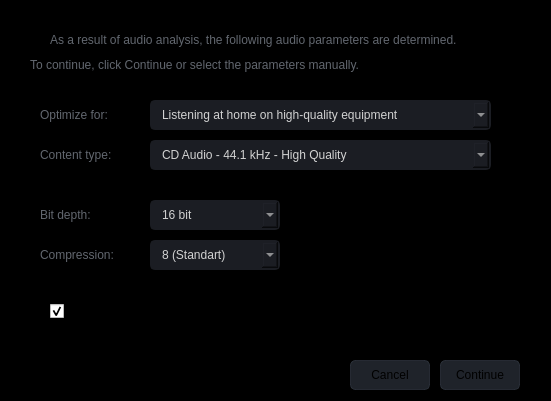
<?xml version="1.0" encoding="UTF-8"?>
<ui version="4.0">
 <class>SmartSettings</class>
 <widget class="QDialog" name="SmartSettings">
  <property name="windowModality">
   <enum>Qt::WindowModal</enum>
  </property>
  <property name="geometry">
   <rect>
    <x>0</x>
    <y>0</y>
    <width>551</width>
    <height>401</height>
   </rect>
  </property>
  <property name="minimumSize">
   <size>
    <width>551</width>
    <height>401</height>
   </size>
  </property>
  <property name="maximumSize">
   <size>
    <width>551</width>
    <height>401</height>
   </size>
  </property>
  <property name="windowTitle">
   <string>Smartsettings</string>
  </property>
  <property name="windowIcon">
   <iconset resource="files.qrc">
    <normaloff>:/20x20/icons/20x20/cil-chart-line.png</normaloff>:/20x20/icons/20x20/cil-chart-line.png</iconset>
  </property>
  <widget class="QFrame" name="frame_main">
   <property name="geometry">
    <rect>
     <x>0</x>
     <y>0</y>
     <width>551</width>
     <height>401</height>
    </rect>
   </property>
   <property name="minimumSize">
    <size>
     <width>0</width>
     <height>0</height>
    </size>
   </property>
   <property name="maximumSize">
    <size>
     <width>16777215</width>
     <height>800</height>
    </size>
   </property>
   <property name="styleSheet">
    <string notr="true">QFrame{
	background-color: rgb(0, 0, 0);
}

/* LINE EDIT */
QLineEdit {
	color: rgb(98, 103, 111);	
	background-color: rgb(27, 29, 35);
	border-radius: 5px;
	border: 2px solid rgb(27, 29, 35);
	padding-left: 10px;
}
QLineEdit:disabled {
	color: rgb(98, 103, 111);	
	background-color: rgb(27, 29, 35);
	border-radius: 5px;
	border: 2px solid rgb(27, 29, 35);
	padding-left: 10px;
}
QLineEdit:hover {
	border: 2px solid rgb(64, 71, 88);
}
QLineEdit:focus {
	border: 2px solid rgb(91, 101, 124);
}


/* SCROLL BARS */
QScrollBar:horizontal {
    border: none;
    background: rgb(52, 59, 72);
    height: 14px;
    margin: 0px 21px 0 21px;
	border-radius: 0px;
}
QScrollBar::handle:horizontal {
    background: rgb(85, 170, 255);
    min-width: 25px;
	border-radius: 7px
}
QScrollBar::add-line:horizontal {
    border: none;
    background: rgb(55, 63, 77);
    width: 20px;
	border-top-right-radius: 7px;
    border-bottom-right-radius: 7px;
    subcontrol-position: right;
    subcontrol-origin: margin;
}
QScrollBar::sub-line:horizontal {
    border: none;
    background: rgb(55, 63, 77);
    width: 20px;
	border-top-left-radius: 7px;
    border-bottom-left-radius: 7px;
    subcontrol-position: left;
    subcontrol-origin: margin;
}
QScrollBar::up-arrow:horizontal, QScrollBar::down-arrow:horizontal
{
     background: none;
}
QScrollBar::add-page:horizontal, QScrollBar::sub-page:horizontal
{
     background: none;
}
 QScrollBar:vertical {
	border: none;
    background: rgb(52, 59, 72);
    width: 14px;
    margin: 21px 0 21px 0;
	border-radius: 0px;
 }
 QScrollBar::handle:vertical {	
	background: rgb(85, 170, 255);
    min-height: 25px;
	border-radius: 7px
 }
 QScrollBar::add-line:vertical {
     border: none;
    background: rgb(55, 63, 77);
     height: 20px;
	border-bottom-left-radius: 7px;
    border-bottom-right-radius: 7px;
     subcontrol-position: bottom;
     subcontrol-origin: margin;
 }
 QScrollBar::sub-line:vertical {
	border: none;
    background: rgb(55, 63, 77);
     height: 20px;
	border-top-left-radius: 7px;
    border-top-right-radius: 7px;
     subcontrol-position: top;
     subcontrol-origin: margin;
 }
 QScrollBar::up-arrow:vertical, QScrollBar::down-arrow:vertical {
     background: none;
 }

 QScrollBar::add-page:vertical, QScrollBar::sub-page:vertical {
     background: none;
 }


/* COMBOBOX */
QComboBox{
	color: rgb(210, 210, 210);
	background-color: rgb(27, 29, 35);
	border-radius: 5px;
	border: 2px solid rgb(27, 29, 35);
	padding: 5px;
	padding-left: 10px;
}
QComboBox:disabled{
	color: rgb(98, 103, 111);
	background-color: rgb(27, 29, 35);
	border-radius: 5px;
	border: 2px solid rgb(27, 29, 35);
	padding: 5px;
	padding-left: 10px;
}
QComboBox:hover{
	border: 2px solid rgb(64, 71, 88);
}
QComboBox::drop-down {
	subcontrol-origin: padding;
	subcontrol-position: top right;
	width: 25px; 
	border-left-width: 3px;
	border-left-color: rgba(39, 44, 54, 150);
	border-left-style: solid;
	border-top-right-radius: 3px;
	border-bottom-right-radius: 3px;	
	background-image: url(:/16x16/icons/16x16/cil-arrow-bottom.png);
	background-position: center;
	background-repeat: no-reperat;
 }
QComboBox QAbstractItemView {
	color: rgb(85, 170, 255);	
	background-color: rgb(27, 29, 35);
	padding: 10px;
	selection-background-color: rgb(39, 44, 54);
}

/* SLIDERS */
QSlider::groove:horizontal {
    border-radius: 9px;
    height: 18px;
	margin: 0px;
	background-color: rgb(52, 59, 72);
}
QSlider::groove:horizontal:hover {
	background-color: rgb(55, 62, 76);
}
QSlider::handle:horizontal {
    background-color: rgb(85, 170, 255);
    border: none;
    height: 18px;
    width: 18px;
    margin: 0px;
	border-radius: 9px;
}
QSlider::handle:horizontal:hover {
    background-color: rgb(105, 180, 255);
}
QSlider::handle:horizontal:pressed {
    background-color: rgb(65, 130, 195);
}

QSlider::groove:vertical {
    border-radius: 9px;
    width: 18px;
    margin: 0px;
	background-color: rgb(52, 59, 72);
}
QSlider::groove:vertical:hover {
	background-color: rgb(55, 62, 76);
}
QSlider::handle:vertical {
    background-color: rgb(85, 170, 255);
	border: none;
    height: 18px;
    width: 18px;
    margin: 0px;
	border-radius: 9px;
}
QSlider::handle:vertical:hover {
    background-color: rgb(105, 180, 255);
}
QSlider::handle:vertical:pressed {
    background-color: rgb(65, 130, 195);
}</string>
   </property>
   <property name="frameShape">
    <enum>QFrame::NoFrame</enum>
   </property>
   <property name="frameShadow">
    <enum>QFrame::Raised</enum>
   </property>
   <widget class="QPushButton" name="pushButton_10">
    <property name="enabled">
     <bool>true</bool>
    </property>
    <property name="geometry">
     <rect>
      <x>440</x>
      <y>360</y>
      <width>80</width>
      <height>30</height>
     </rect>
    </property>
    <property name="sizePolicy">
     <sizepolicy hsizetype="Fixed" vsizetype="Fixed">
      <horstretch>0</horstretch>
      <verstretch>0</verstretch>
     </sizepolicy>
    </property>
    <property name="minimumSize">
     <size>
      <width>80</width>
      <height>30</height>
     </size>
    </property>
    <property name="font">
     <font>
      <pointsize>9</pointsize>
     </font>
    </property>
    <property name="styleSheet">
     <string notr="true">QPushButton {
	border: 1px solid rgba(52, 59, 72, 150);
	border-radius: 5px;	
	background-color: rgba(52, 59, 72, 150);
}
QPushButton:hover {
	background-color: rgb(57, 65, 80);
	border: 1px solid rgb(61, 70, 86);
}
QPushButton:pressed {	
	background-color: rgb(35, 40, 49);
	border: 1px solid rgb(43, 50, 61);
}</string>
    </property>
    <property name="text">
     <string>Continue</string>
    </property>
   </widget>
   <widget class="QPushButton" name="pushButton_11">
    <property name="enabled">
     <bool>true</bool>
    </property>
    <property name="geometry">
     <rect>
      <x>350</x>
      <y>360</y>
      <width>80</width>
      <height>30</height>
     </rect>
    </property>
    <property name="sizePolicy">
     <sizepolicy hsizetype="Fixed" vsizetype="Fixed">
      <horstretch>0</horstretch>
      <verstretch>0</verstretch>
     </sizepolicy>
    </property>
    <property name="minimumSize">
     <size>
      <width>80</width>
      <height>30</height>
     </size>
    </property>
    <property name="font">
     <font>
      <pointsize>9</pointsize>
     </font>
    </property>
    <property name="styleSheet">
     <string notr="true">QPushButton {
	border: 1px solid rgba(52, 59, 72, 150);
	border-radius: 5px;	
	background-color: rgba(52, 59, 72, 150);
}
QPushButton:hover {
	background-color: rgb(57, 65, 80);
	border: 1px solid rgb(61, 70, 86);
}
QPushButton:pressed {	
	background-color: rgb(35, 40, 49);
	border: 1px solid rgb(43, 50, 61);
}</string>
    </property>
    <property name="text">
     <string>Cancel</string>
    </property>
   </widget>
   <widget class="QLabel" name="label_credits_9">
    <property name="geometry">
     <rect>
      <x>50</x>
      <y>19</y>
      <width>491</width>
      <height>41</height>
     </rect>
    </property>
    <property name="styleSheet">
     <string notr="true">color: rgb(98, 103, 111);</string>
    </property>
    <property name="text">
     <string>As a result of audio analysis, the following audio parameters are determined.</string>
    </property>
   </widget>
   <widget class="QLabel" name="label_credits_10">
    <property name="geometry">
     <rect>
      <x>30</x>
      <y>50</y>
      <width>491</width>
      <height>30</height>
     </rect>
    </property>
    <property name="styleSheet">
     <string notr="true">color: rgb(98, 103, 111);</string>
    </property>
    <property name="text">
     <string>To continue, click Continue or select the parameters manually.</string>
    </property>
   </widget>
   <widget class="QLabel" name="label">
    <property name="enabled">
     <bool>true</bool>
    </property>
    <property name="geometry">
     <rect>
      <x>350</x>
      <y>200</y>
      <width>141</width>
      <height>71</height>
     </rect>
    </property>
    <property name="styleSheet">
     <string notr="true"/>
    </property>
    <property name="text">
     <string/>
    </property>
    <property name="scaledContents">
     <bool>true</bool>
    </property>
    <property name="alignment">
     <set>Qt::AlignCenter</set>
    </property>
   </widget>
   <widget class="QComboBox" name="comboBox_24">
    <property name="enabled">
     <bool>true</bool>
    </property>
    <property name="geometry">
     <rect>
      <x>150</x>
      <y>140</y>
      <width>341</width>
      <height>30</height>
     </rect>
    </property>
    <property name="minimumSize">
     <size>
      <width>250</width>
      <height>30</height>
     </size>
    </property>
    <property name="maximumSize">
     <size>
      <width>350</width>
      <height>30</height>
     </size>
    </property>
    <property name="autoFillBackground">
     <bool>false</bool>
    </property>
    <property name="styleSheet">
     <string notr="true">QComboBox{
	background-color: rgb(27, 29, 35);
	border-radius: 5px;
	border: 2px solid rgb(27, 29, 35);
	padding: 5px;
	padding-left: 10px;
}
QComboBox:hover{
	border: 2px solid rgb(64, 71, 88);
}
QComboBox QAbstractItemView {
	color: rgb(85, 170, 255);	
	background-color: rgb(27, 29, 35);
	padding: 10px;
	selection-background-color: rgb(39, 44, 54);
}</string>
    </property>
    <property name="editable">
     <bool>false</bool>
    </property>
    <property name="currentIndex">
     <number>6</number>
    </property>
    <property name="maxCount">
     <number>20</number>
    </property>
    <property name="iconSize">
     <size>
      <width>16</width>
      <height>16</height>
     </size>
    </property>
    <property name="frame">
     <bool>true</bool>
    </property>
    <property name="placeholderText" stdset="0">
     <string notr="true"/>
    </property>
    <item>
     <property name="text">
      <string>Telephone - 8 kHz - Lowest Quality</string>
     </property>
    </item>
    <item>
     <property name="text">
      <string>Speech - 11,025 kHz - Lowest Quality</string>
     </property>
    </item>
    <item>
     <property name="text">
      <string>Speech - 16 kHz - Low Quality</string>
     </property>
    </item>
    <item>
     <property name="text">
      <string>Radio - 22,05 kHz - Low Quality</string>
     </property>
    </item>
    <item>
     <property name="text">
      <string>Radio - 24 kHz - Low Quality</string>
     </property>
    </item>
    <item>
     <property name="text">
      <string>FM Radio - 32 kHz - Low Quality</string>
     </property>
    </item>
    <item>
     <property name="text">
      <string>CD Audio - 44.1 kHz - High Quality</string>
     </property>
    </item>
    <item>
     <property name="text">
      <string>Digital audio tape - 48 kHz - High Quality</string>
     </property>
    </item>
    <item>
     <property name="text">
      <string>DVD Audio MLP 5.1 - 88.2 kHz - Studio Quality</string>
     </property>
    </item>
    <item>
     <property name="text">
      <string>DVD Audio MLP 5.1 - 96 kHz - Studio Quality</string>
     </property>
    </item>
    <item>
     <property name="text">
      <string>DVD Audio MLP 2.0 -176.4 kHz - Studio Quality</string>
     </property>
    </item>
    <item>
     <property name="text">
      <string>DVD Audio MLP 2.0 -192 kHz - Studio Quality</string>
     </property>
    </item>
   </widget>
   <widget class="QLabel" name="label_credits_13">
    <property name="geometry">
     <rect>
      <x>40</x>
      <y>140</y>
      <width>101</width>
      <height>30</height>
     </rect>
    </property>
    <property name="styleSheet">
     <string notr="true">color: rgb(98, 103, 111);</string>
    </property>
    <property name="text">
     <string>Content type:</string>
    </property>
   </widget>
   <widget class="QComboBox" name="comboBox_25">
    <property name="enabled">
     <bool>true</bool>
    </property>
    <property name="geometry">
     <rect>
      <x>150</x>
      <y>200</y>
      <width>130</width>
      <height>30</height>
     </rect>
    </property>
    <property name="minimumSize">
     <size>
      <width>130</width>
      <height>30</height>
     </size>
    </property>
    <property name="maximumSize">
     <size>
      <width>350</width>
      <height>30</height>
     </size>
    </property>
    <property name="autoFillBackground">
     <bool>false</bool>
    </property>
    <property name="styleSheet">
     <string notr="true">QComboBox{
	background-color: rgb(27, 29, 35);
	border-radius: 5px;
	border: 2px solid rgb(27, 29, 35);
	padding: 5px;
	padding-left: 10px;
}
QComboBox:hover{
	border: 2px solid rgb(64, 71, 88);
}
QComboBox QAbstractItemView {
	color: rgb(85, 170, 255);	
	background-color: rgb(27, 29, 35);
	padding: 10px;
	selection-background-color: rgb(39, 44, 54);
}</string>
    </property>
    <property name="editable">
     <bool>false</bool>
    </property>
    <property name="currentIndex">
     <number>0</number>
    </property>
    <property name="maxCount">
     <number>20</number>
    </property>
    <property name="iconSize">
     <size>
      <width>16</width>
      <height>16</height>
     </size>
    </property>
    <property name="frame">
     <bool>true</bool>
    </property>
    <property name="placeholderText" stdset="0">
     <string notr="true"/>
    </property>
    <item>
     <property name="text">
      <string>16 bit</string>
     </property>
    </item>
    <item>
     <property name="text">
      <string>24 bit</string>
     </property>
    </item>
   </widget>
   <widget class="QLabel" name="label_credits_15">
    <property name="geometry">
     <rect>
      <x>40</x>
      <y>200</y>
      <width>101</width>
      <height>30</height>
     </rect>
    </property>
    <property name="styleSheet">
     <string notr="true">color: rgb(98, 103, 111);</string>
    </property>
    <property name="text">
     <string>Bit depth:</string>
    </property>
   </widget>
   <widget class="QLabel" name="label_credits_16">
    <property name="geometry">
     <rect>
      <x>40</x>
      <y>240</y>
      <width>101</width>
      <height>30</height>
     </rect>
    </property>
    <property name="styleSheet">
     <string notr="true">color: rgb(98, 103, 111);</string>
    </property>
    <property name="text">
     <string>Compression:</string>
    </property>
   </widget>
   <widget class="QComboBox" name="comboBox_26">
    <property name="enabled">
     <bool>true</bool>
    </property>
    <property name="geometry">
     <rect>
      <x>150</x>
      <y>240</y>
      <width>130</width>
      <height>30</height>
     </rect>
    </property>
    <property name="minimumSize">
     <size>
      <width>130</width>
      <height>30</height>
     </size>
    </property>
    <property name="maximumSize">
     <size>
      <width>350</width>
      <height>30</height>
     </size>
    </property>
    <property name="autoFillBackground">
     <bool>false</bool>
    </property>
    <property name="styleSheet">
     <string notr="true">QComboBox{
	background-color: rgb(27, 29, 35);
	border-radius: 5px;
	border: 2px solid rgb(27, 29, 35);
	padding: 5px;
	padding-left: 10px;
}
QComboBox:hover{
	border: 2px solid rgb(64, 71, 88);
}
QComboBox QAbstractItemView {
	color: rgb(85, 170, 255);	
	background-color: rgb(27, 29, 35);
	padding: 10px;
	selection-background-color: rgb(39, 44, 54);
}</string>
    </property>
    <property name="editable">
     <bool>false</bool>
    </property>
    <property name="currentIndex">
     <number>4</number>
    </property>
    <property name="maxCount">
     <number>20</number>
    </property>
    <property name="iconSize">
     <size>
      <width>16</width>
      <height>16</height>
     </size>
    </property>
    <property name="frame">
     <bool>true</bool>
    </property>
    <property name="placeholderText" stdset="0">
     <string notr="true"/>
    </property>
    <item>
     <property name="text">
      <string>12</string>
     </property>
    </item>
    <item>
     <property name="text">
      <string>11</string>
     </property>
    </item>
    <item>
     <property name="text">
      <string>10</string>
     </property>
    </item>
    <item>
     <property name="text">
      <string>9</string>
     </property>
    </item>
    <item>
     <property name="text">
      <string>8 (Standart)</string>
     </property>
    </item>
    <item>
     <property name="text">
      <string>7</string>
     </property>
    </item>
    <item>
     <property name="text">
      <string>6</string>
     </property>
    </item>
    <item>
     <property name="text">
      <string>5</string>
     </property>
    </item>
    <item>
     <property name="text">
      <string>4</string>
     </property>
    </item>
    <item>
     <property name="text">
      <string>3</string>
     </property>
    </item>
    <item>
     <property name="text">
      <string>2</string>
     </property>
    </item>
    <item>
     <property name="text">
      <string>1</string>
     </property>
    </item>
    <item>
     <property name="text">
      <string>0</string>
     </property>
    </item>
   </widget>
   <widget class="QComboBox" name="comboBox_27">
    <property name="enabled">
     <bool>true</bool>
    </property>
    <property name="geometry">
     <rect>
      <x>150</x>
      <y>100</y>
      <width>341</width>
      <height>30</height>
     </rect>
    </property>
    <property name="minimumSize">
     <size>
      <width>250</width>
      <height>30</height>
     </size>
    </property>
    <property name="maximumSize">
     <size>
      <width>350</width>
      <height>30</height>
     </size>
    </property>
    <property name="autoFillBackground">
     <bool>false</bool>
    </property>
    <property name="styleSheet">
     <string notr="true">QComboBox{
	background-color: rgb(27, 29, 35);
	border-radius: 5px;
	border: 2px solid rgb(27, 29, 35);
	padding: 5px;
	padding-left: 10px;
}
QComboBox:hover{
	border: 2px solid rgb(64, 71, 88);
}
QComboBox QAbstractItemView {
	color: rgb(85, 170, 255);	
	background-color: rgb(27, 29, 35);
	padding: 10px;
	selection-background-color: rgb(39, 44, 54);
}</string>
    </property>
    <property name="editable">
     <bool>false</bool>
    </property>
    <property name="currentIndex">
     <number>2</number>
    </property>
    <property name="maxCount">
     <number>20</number>
    </property>
    <property name="iconSize">
     <size>
      <width>16</width>
      <height>16</height>
     </size>
    </property>
    <property name="frame">
     <bool>true</bool>
    </property>
    <property name="placeholderText" stdset="0">
     <string notr="true">0</string>
    </property>
    <item>
     <property name="text">
      <string>Listening in the car on high-quality equipment</string>
     </property>
    </item>
    <item>
     <property name="text">
      <string>Listening at home on standard equipment</string>
     </property>
    </item>
    <item>
     <property name="text">
      <string>Listening at home on high-quality equipment</string>
     </property>
    </item>
    <item>
     <property name="text">
      <string>Studio quality</string>
     </property>
    </item>
   </widget>
   <widget class="QLabel" name="label_credits_14">
    <property name="geometry">
     <rect>
      <x>40</x>
      <y>100</y>
      <width>101</width>
      <height>30</height>
     </rect>
    </property>
    <property name="styleSheet">
     <string notr="true">color: rgb(98, 103, 111);</string>
    </property>
    <property name="text">
     <string>Optimize for:</string>
    </property>
   </widget>
   <widget class="QCheckBox" name="checkBox">
    <property name="geometry">
     <rect>
      <x>50</x>
      <y>300</y>
      <width>341</width>
      <height>22</height>
     </rect>
    </property>
    <property name="text">
     <string>Give preference to quality in doubtful cases</string>
    </property>
    <property name="checked">
     <bool>true</bool>
    </property>
   </widget>
  </widget>
 </widget>
 <resources>
  <include location="files.qrc"/>
 </resources>
 <connections/>
</ui>
